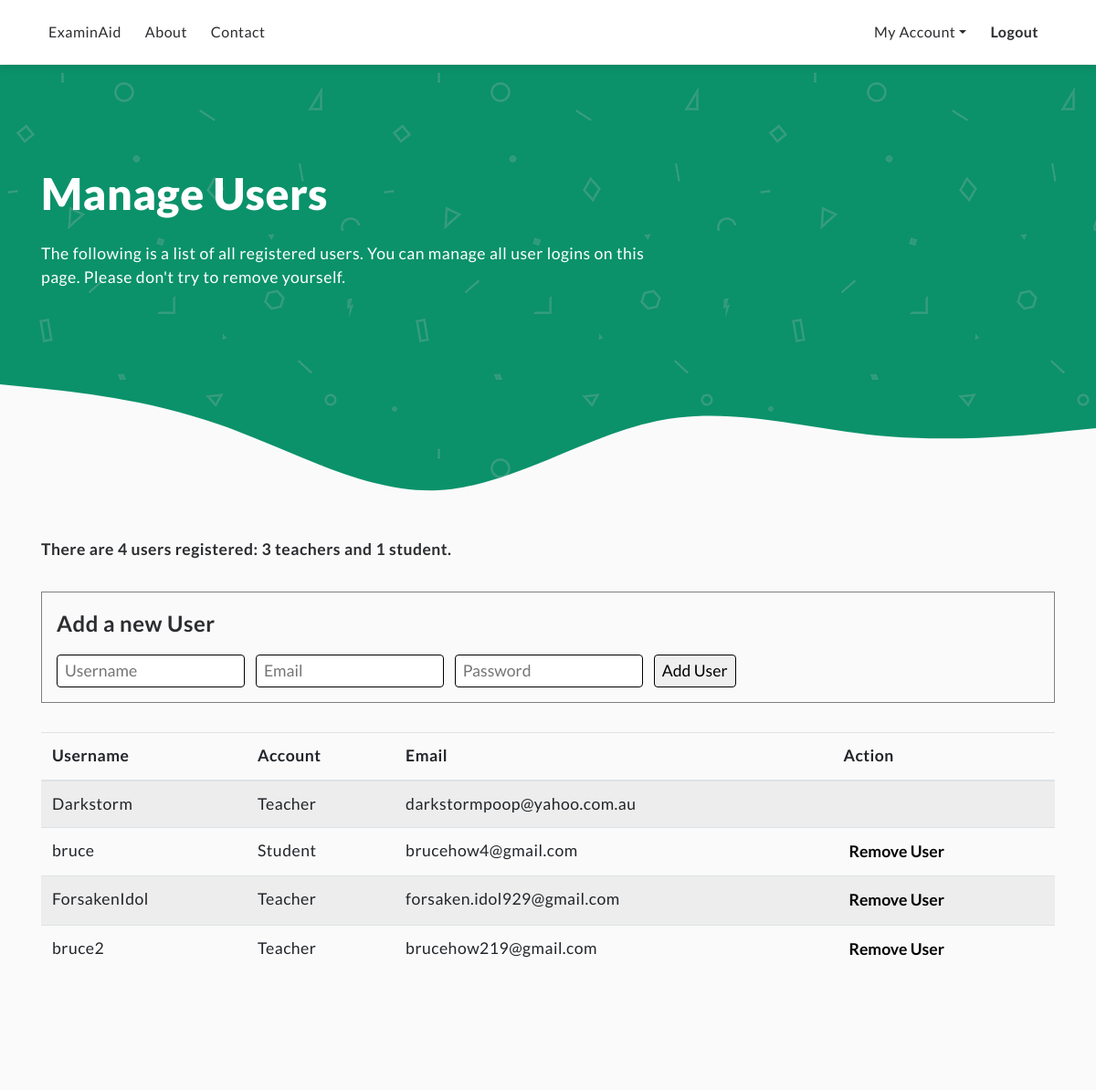
The app's page /manageusers (signed in), older data.
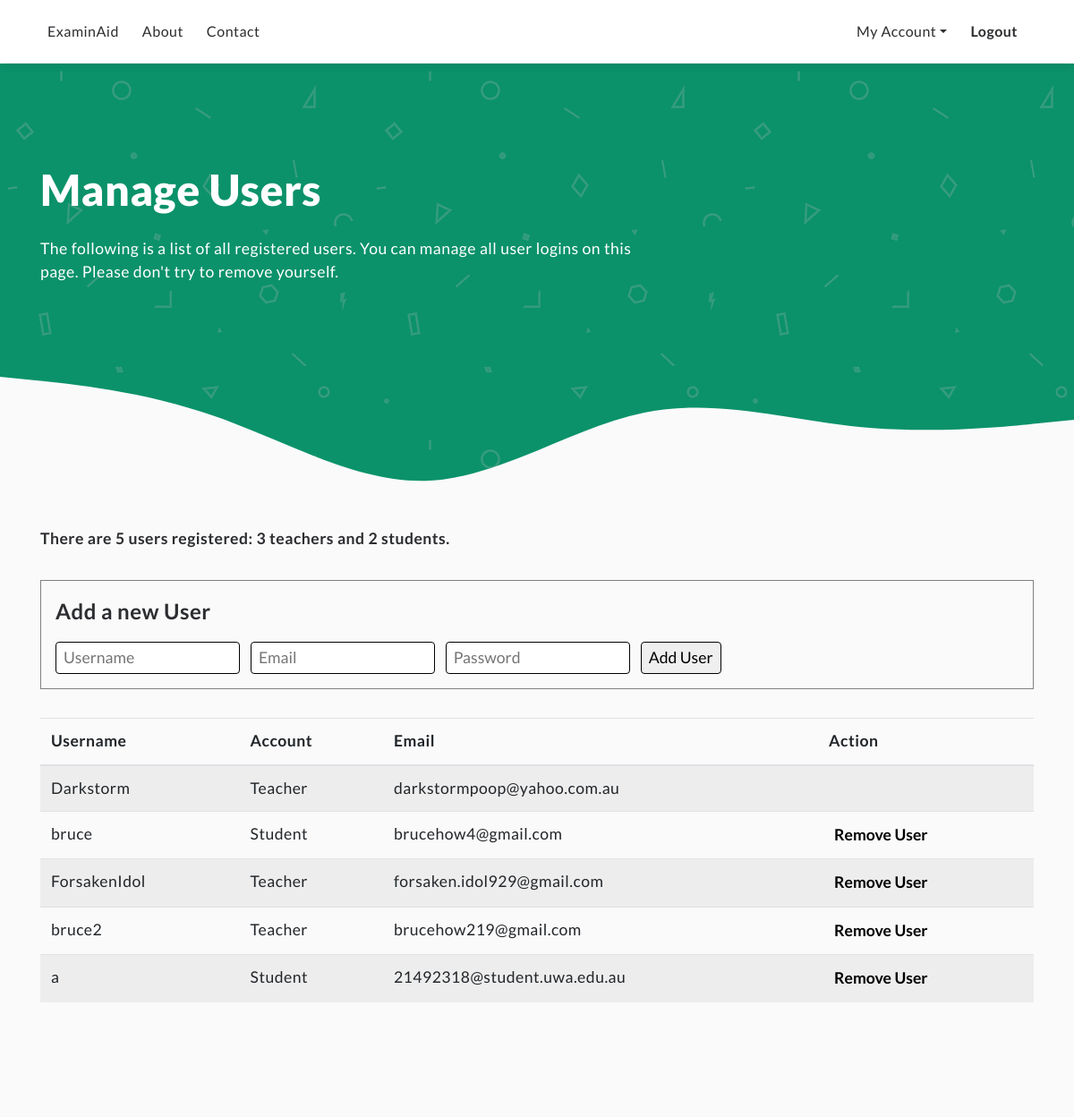
The same page, newer data.
### app/models.py (models this page shows, shortened)
class User(UserMixin, db.Model):
    id = db.Column(db.Integer, primary_key=True)
    username = db.Column(db.String(64), index=True, unique=True)
    email = db.Column(db.String(120), index=True, unique=True)
    password_hash = db.Column(db.String(128))
    admin = db.Column(db.Boolean, default=False)
    def check_admin(self):
        return self.admin
    @login.user_loader
    def load_user(id):
        return User.query.get(int(id))

### app/routes.py (the view)
@app.route('/manageusers')
@login_required
def manageusers():
    if not current_user.check_admin(): # Student logins cannot access this page
        return redirect(url_for('userprofile'))
    else:
        users = User.query.all()
        num_admins = 0
        num_students = 0
        for user in users:
            if user.check_admin():
                num_admins += 1
            else:
                num_students += 1
        return render_template('manage/students.html', num_users=len(users), num_admins=num_admins, num_students=num_students, users=users)

### app/templates/manage/students.html (shortened to what this page needs)
{% extends "index.html" %}
{% block content %}
<link rel="stylesheet" href="../../static/css/test.css"/>
<section class="green">
  <div class="container">
    <div class="user-msg">
      <h1>Manage Users</h1>
      <p>The following is a list of all registered users. You can manage all user logins on this page. Please don't try to remove yourself.</p>
    </div>
  </div>
</section>
<section class="dashboard">
  <div class="container">
    <p><strong>There {% if num_users == 1 %}is 1 user
      {% else %}are {{ num_users }} users{% endif %} registered: {% if num_admins == 1 %}1 teacher{% else %}{{ num_admins }} teachers{% endif %} and {% if num_students == 1 %}1 student.{% else %}{{ num_students }} students.{% endif %}
    </strong></p>
    <div class="question-box">
      <form action="{{ url_for('adduser') }}" method="POST" id="add-user-form">
        <p><strong>Add a new User</strong></p>
        <input type="text" name="username" placeholder="Username" required/>
        <input type="email" name="email" placeholder="Email" required/>
        <input type="password" name="password" placeholder="Password" required/>
        <input type="submit" value="Add User"/>
      </form>
    </div>
    <div class="table-responsive-sm">
      <table class="table table-striped">
        <thead>
          <tr>
            <th>Username</th>
            <th>Account</th>
            <th>Email</th>
            <th>Action</th>
          </tr>
        </thead>
        {% for user in users %}
        <tr>
          <td>{{ user.username }}</td>
          <td>{% if user.check_admin() %}Teacher{% else %}Student{% endif %}</td>
          <td>{{ user.email }}</td>
          <td>
            {% if current_user != user %}
            <button onclick="window.location.href='/manageusers/remove/{{ user.id }}'" class="remove-user" id="remove-user-{{ user.id }}">Remove User</button>
            {% endif %}
          </td>
        </tr>
        {% endfor %}
      </table>
    </div>
  </div>
</section>
{% endblock %}

### app/templates/index.html (shortened to what this page needs)
<!DOCTYPE html>
<html lang="en">
  <head>
    <link rel="stylesheet" href="https://stackpath.bootstrapcdn.com/bootstrap/4.4.1/css/bootstrap.min.css"
 />
    <link rel="stylesheet" href="../static/css/main.css"/>
    <link rel="stylesheet" href="../static/css/header.css">
    <link rel="stylesheet" href="../static/css/forms.css"/>
    <link rel="stylesheet" href="../static/css/userprofile.css"/>
  </head>
  <body>
    <header>
      <nav class="navbar fixed-top navbar-expand-md">
        <div class="container">
          <div id="collapse-menu" class="collapse navbar-collapse">
            <ul class="navbar-nav mr-auto">
                <li class="nav-item"><a class="nav-link" href="{{ url_for('index') }}">ExaminAid</a></li>
                <li class="nav-item"><a class="nav-link" href="{{ url_for('about') }}">About</a></li>
                <li class="nav-item"><a class="nav-link" href="{{ url_for('contact') }}">Contact</a></li>
            </ul>
            <ul class="navbar-nav ml-auto">
              {% if current_user.is_anonymous %}
              <li class="nav-item">
                <a class="nav-link" href="{{ url_for('login') }}">Sign In</a>
              </li>
              <li class="nav-item">
                <button class="plain-btn sm green" onclick="window.location.href='/register';">Register</button>
              </li>
              {% else %}
              <li class="nav-item dropdown">
                <a class="nav-link dropdown-toggle" href="{{ url_for('userprofile') }}" id="profile-menu" role="button" data-toggle="dropdown" aria-haspopup="true" aria-expanded="false">My Account</a>
              </li>
              <li class="nav-item">
                <a class="nav-link" href="{{ url_for('logout') }}"><b>Logout</b></a>
              </li>
              {% endif %}
            </ul>
          </div>
        </div>
      </nav>
    </header>
    <main>
      {% block content %}{% endblock %}
    </main>
  </body>
</html>

### app/static/css/main.css (style rules this page uses)
body { background-color: white; color: #2c2d30; font-family: 'Lato', sans-serif; font-size: 1.1rem; letter-spacing: 0.03rem; }
section { padding: 7rem 0; }
section.green { background-color: #0b926a; background-image: url(../resources/texture-1.png); color: white; }
div.container { margin: 0 auto; }
h1 { font-weight: 900; font-size: 3rem; margin-bottom: 1.5rem; }
.wave-bot { margin: 5rem 0 -12rem 0; display: block; height: 15rem; width: 100%; }

### app/static/css/header.css (style rules this page uses)
header { background-color: white; padding-bottom: 71px; font-size: 1rem; }
.navbar { background-color: white; box-shadow: 0px 3px 10px rgba(0, 0, 0, 0.1); padding: 15px; }
.nav-link { color: #2c2d30; text-decoration: none; font-weight: 400; }
.nav-item { padding: 0 10px 0 0; }

### app/static/css/userprofile.css (style rules this page uses)
section.dashboard { background-color: #fafafa; padding: 2rem 0 7rem 0; }
.user-msg { max-width: 700px; }
button.remove-user { background: none; border: none; font-weight: bold; transition: 250ms; }

### app/static/css/test.css (style rules this page uses)
div.question-box { border: 1px solid grey; padding: 1rem; margin: 2rem 0; }
div.question-box p strong { font-size: 1.5rem; margin-left: 2rem; }
div.question-box form p strong { margin-left: 0rem; }
#add-user-form input { border: 1px solid; border-radius: 0.25rem; padding: 0.25rem 0 0.25rem 0.5rem; margin-right: 0.5rem; }
#add-user-form input[type=submit] { padding: 0.25rem 0.5rem; }

Row changes from the older to the newer data that the page shows:
added User: username "a", admin "Student", email "21492318@student.uwa.edu.au"
Text that changed along with them:
{{ num_users }}: "4" → "5"
{{ num_students }}: (not shown) → "2"
text no longer shown: "1 student."
text now shown: "students."
